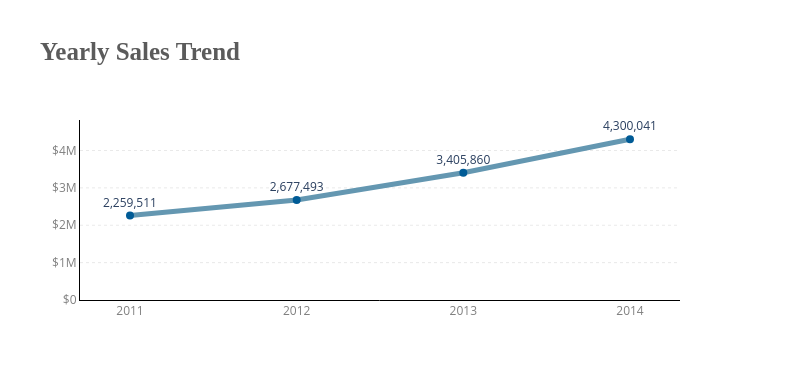

Notebook source saved alongside this figure:
### Code cell
# 1. Define the dataframe used by the chart
date_sale = df.groupby('Year', as_index=False)['Sales'].sum()

# 2. function
def Display_Sales_year():
    fig4 = px.line(
        date_sale,
        x='Year',
        y='Sales',
        markers=True,
        color_discrete_sequence=['#6497b1'],
        text=date_sale['Sales'].apply(lambda x: f'{x:,}')
    )

    fig4.update_traces(
        line=dict(width=5),
        marker=dict(size=8, color='#005b96'),
        textposition='top center',
        textfont=dict(size=12)
    )

    max_sales = date_sale['Sales'].max()
    fig4.update_yaxes(
        range=[0, max_sales * 1.12],
        tickformat="$,.2~s",
        showgrid=True,
        gridwidth=0.5,
        gridcolor='lightgray',
        griddash='dot',
        tickfont=dict(color='gray'),
        showline=True,
        linecolor='black',
        linewidth=1
    )

    fig4.update_xaxes(
        tickfont=dict(color='gray'),
        dtick=1,
        showline=True,
        linecolor='black',
        linewidth=1,
        range=[date_sale['Year'].min() - 0.3, date_sale['Year'].max() + 0.3]
    )

    fig4.update_layout(
        title_text="<b>Yearly Sales Trend</b>",
        title_font_size=25,
        title_font_family="Liberation Serif",
        title_font_color="#5b5b5b",
        xaxis_title='',
        yaxis_title='',
        plot_bgcolor='white',
        width=800,
        height=380,
        margin=dict(l=80, r=120, t=120, b=80)
    )

    fig4.show()

# 3. Call function
Display_Sales_year()

### Figure 1 — Plotly figure (JSON) as saved in the notebook; plotly's stock layout.template omitted (floating-point values rounded to 4 significant figures)
{"data": [{"hovertemplate": "Year=%{x}<br>Sales=%{y}<br>text=%{text}<extra></extra>", "legendgroup": "", "line": {"color": "#6497b1", "dash": "solid", "width": 5}, "marker": {"color": "#005b96", "size": 8, "symbol": "circle"}, "mode": "lines+markers+text", "name": "", "orientation": "v", "showlegend": false, "text": ["2,259,511", "2,677,493", "3,405,860", "4,300,041"], "textfont": {"size": 12}, "textposition": "top center", "type": "scatter", "x": [2011, 2012, 2013, 2014], "xaxis": "x", "y": [2259511, 2677493, 3405860, 4300041], "yaxis": "y"}], "layout": {"height": 380, "legend": {"tracegroupgap": 0}, "margin": {"b": 80, "l": 80, "r": 120, "t": 120}, "plot_bgcolor": "white", "title": {"font": {"color": "#5b5b5b", "family": "Liberation Serif", "size": 25}, "text": "<b>Yearly Sales Trend</b>"}, "width": 800, "xaxis": {"anchor": "y", "domain": [0, 1], "dtick": 1, "linecolor": "black", "linewidth": 1, "range": [2011.0, 2014.0], "showline": true, "tickfont": {"color": "gray"}, "title": {"text": ""}}, "yaxis": {"anchor": "x", "domain": [0, 1], "gridcolor": "lightgray", "griddash": "dot", "gridwidth": 0.5, "linecolor": "black", "linewidth": 1, "range": [0, 4816000.0], "showgrid": true, "showline": true, "tickfont": {"color": "gray"}, "tickformat": "$,.2~s", "title": {"text": ""}}}}
